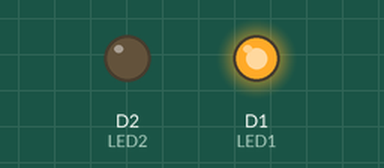
This sketch was run on a simulated ESP8266 (NodeMCU). On the bench: output pins drawn as LEDs (lit = HIGH).

Above: at 2.5 s.
At 5.8 s:
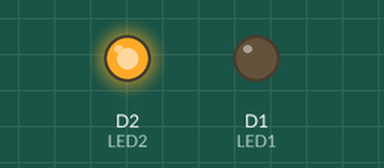
At 6.75 s:
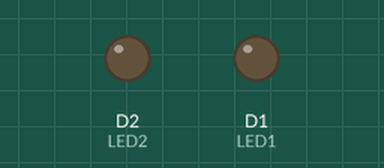
Timing chart, 0 to 8.8 s (numbered marks = the images above):
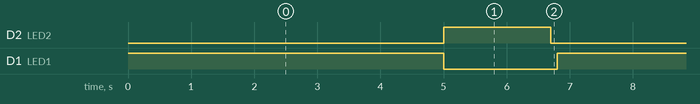

The sketch:

5_Salida_Led.ino
```cpp
// Definiendo variables del ESP8266
#define LED1 D1
#define LED2 D2

void setup() {
  // Configurando pines como salidas
  pinMode(LED1, OUTPUT);
  pinMode(LED2, OUTPUT);

}

void loop() {
  // Prendiendo y apagando leds
  digitalWrite(LED1, HIGH);
  delay(5000);
  digitalWrite(LED1, LOW);
  digitalWrite(LED2,HIGH);
  delay(1700);
  digitalWrite(LED2, LOW);
  delay(100);

}
```

Measured:
- by itself, D2 (LED2): alternates HIGH for 1.7 s and LOW for 5.1 s
- by itself, D1 (LED1): alternates HIGH for 5.0 s and LOW for 1.8 s
- by itself, everything shown: repeats every 6.8 s, in 3 steps
